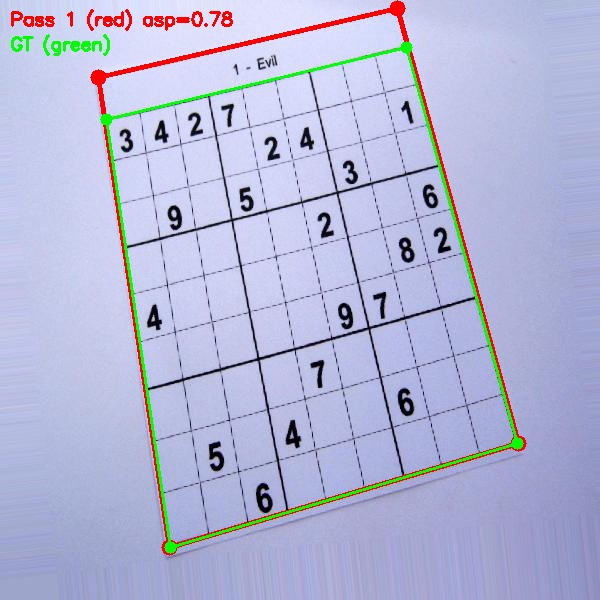
#> input picture evil_pass1_overlay.jpg, 600 x 600 px, given as the content of the folder ../../Examples/aug, which was not available
$ jupyter execute --allow-errors 04_complete_pipeline.ipynb   (text cells are left out)
#> lines starting #> are read from the running program, lines starting #| are printed output that depends on the picture; pictures that were not available may be replaced by others from this repository, and a replacement may not be noted
#> further down, img is the input picture: shape (600, 600, 3); mean B, G, R 214.2, 182.2, 178.9
[cell 1]
import numpy as np
import cv2
import matplotlib.pyplot as plt
from pathlib import Path
import time

# Import our from-scratch modules
import sys
sys.path.insert(0, str(Path('.').absolute()))

from utils.convolution import gaussian_blur, convolve2d_vectorized
from utils.edges import sobel_gradients, edge_magnitude
from utils.threshold import adaptive_threshold
from utils.contours import find_contours, approximate_polygon, contour_area
from utils.geometry import order_corners, is_valid_quadrilateral
from utils.homography import compute_homography, warp_perspective_vectorized

print("All modules loaded successfully!")

[cell 2]
def detect_sudoku(
    image: np.ndarray,
    output_size: int = 450,
    blur_sigma: float = 1.5,
    threshold_block_size: int = 11,
    threshold_c: float = 2.0,
    contour_epsilon_ratio: float = 0.02,
    min_area_ratio: float = 0.05,
    max_area_ratio: float = 0.95,
    debug: bool = False
) -> tuple:
    """
    Detect and extract a Sudoku grid from an image.

    This function implements the complete pipeline using only numpy
    and our from-scratch algorithms.

    Args:
        image: Input image (BGR or grayscale)
        output_size: Size of output square image
        blur_sigma: Gaussian blur sigma for noise reduction
        threshold_block_size: Block size for adaptive thresholding
        threshold_c: Constant subtracted from mean in thresholding
        contour_epsilon_ratio: Ratio for polygon approximation
        min_area_ratio: Minimum area ratio for valid quadrilateral
        max_area_ratio: Maximum area ratio for valid quadrilateral
        debug: If True, return intermediate results

    Returns:
        If debug=False: (extracted_sudoku, corners) or (None, None) if not found
        If debug=True: dict with all intermediate results
    """
#> called with output_size = 450, blur_sigma = 1.5, threshold_block_size = 11, threshold_c = 2, contour_epsilon_ratio = 0.02, min_area_ratio = 0.05, max_area_ratio = 0.95, debug = True
    debug_info = {} if debug else None

    # Step 1: Convert to grayscale if needed
    if len(image.shape) == 3:
        # Using cv2 only for color conversion (as per our constraints)
        gray = cv2.cvtColor(image, cv2.COLOR_BGR2GRAY)
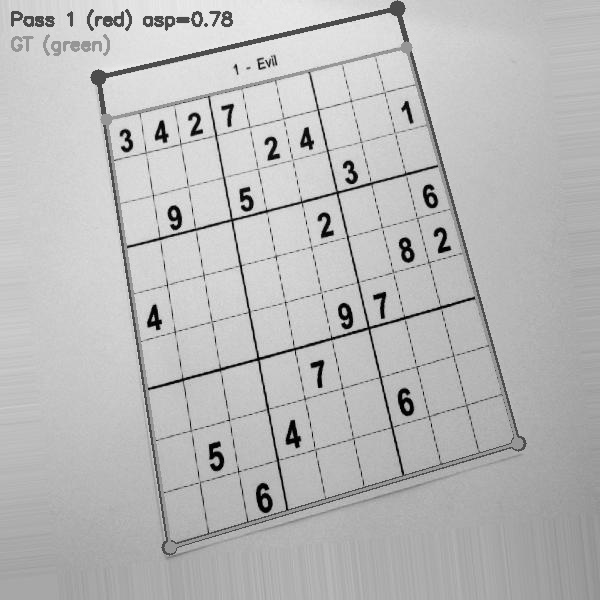
#> gray: shape (600, 600); min 0, max 243, mean 184.9
    else:
        gray = image.copy()

    if debug:
        debug_info['gray'] = gray

    # Step 2: Gaussian blur for noise reduction
    blurred = gaussian_blur(gray, sigma=blur_sigma)

    if debug:
        debug_info['blurred'] = blurred

    # Step 3: Compute edge magnitude using Sobel
    gx, gy = sobel_gradients(blurred)
    edges = edge_magnitude(gx, gy)

    if debug:
        debug_info['edges'] = edges

    # Step 4: Adaptive thresholding
    # We threshold the original blurred image, not edges
    binary = adaptive_threshold(
        blurred,
        block_size=threshold_block_size,
        c=threshold_c
    )

    if debug:
        debug_info['binary'] = binary

    # Step 5: Find contours
    contours = find_contours(binary)

    if debug:
        debug_info['contours'] = contours
        debug_info['num_contours'] = len(contours)

    if len(contours) == 0:
        if debug:
            debug_info['error'] = 'No contours found'
            return debug_info
        return None, None

    # Step 6: Find the largest valid quadrilateral
    image_area = gray.shape[0] * gray.shape[1]
    best_quad = None
    best_area = 0

    for contour in contours:
        # Approximate contour to polygon
        perimeter = np.sum(np.sqrt(np.sum(np.diff(contour, axis=0, append=contour[:1])**2, axis=1)))
        epsilon = contour_epsilon_ratio * perimeter
        approx = approximate_polygon(contour, epsilon)

        # Check if it's a quadrilateral
        if len(approx) == 4:
            # Validate the quadrilateral
            if is_valid_quadrilateral(
                approx,
                min_area_ratio=min_area_ratio,
                max_area_ratio=max_area_ratio,
                image_area=image_area
            ):
                area = contour_area(approx)
                if area > best_area:
                    best_area = area
                    best_quad = approx

    if best_quad is None:
        if debug:
            debug_info['error'] = 'No valid quadrilateral found'
            return debug_info
        return None, None

    if debug:
        debug_info['quadrilateral'] = best_quad

    # Step 7: Order corners [TL, TR, BR, BL]
    ordered_corners = order_corners(best_quad)

    if debug:
        debug_info['ordered_corners'] = ordered_corners

    # Step 8: Compute homography
    # Destination points: square grid
    dst_pts = np.array([
        [0, 0],
        [output_size - 1, 0],
        [output_size - 1, output_size - 1],
        [0, output_size - 1]
    ], dtype=np.float32)

    H = compute_homography(ordered_corners, dst_pts)

    if debug:
        debug_info['homography'] = H

    # Step 9: Warp perspective
    warped = warp_perspective_vectorized(
        gray,
        H,
        output_size=(output_size, output_size)
    )

    if debug:
        debug_info['warped'] = warped
        return debug_info

    return warped, ordered_corners

print("detect_sudoku() function defined!")

[cell 3]
# Load a test image
examples_dir = Path('../../Examples/aug')
test_images = list(examples_dir.glob('*.jpg')) + list(examples_dir.glob('*.png'))

#> (the rest of this cell did not finish here and is left out)

[cell 4]
def convolve2d_slow(image, kernel):
    """
    Naive loop-based convolution (slow).
    """
    h, w = image.shape
    kh, kw = kernel.shape
    pad_h, pad_w = kh // 2, kw // 2

    # Pad image
    padded = np.pad(image, ((pad_h, pad_h), (pad_w, pad_w)), mode='constant')
    output = np.zeros_like(image, dtype=np.float64)

    # Triple nested loop - O(h * w * kh * kw)
    for i in range(h):
        for j in range(w):
            for ki in range(kh):
                for kj in range(kw):
                    output[i, j] += padded[i + ki, j + kj] * kernel[ki, kj]

    return output


def convolve2d_vectorized(image, kernel):
    """
    Vectorized convolution using stride tricks.
    """
    h, w = image.shape
    kh, kw = kernel.shape
    pad_h, pad_w = kh // 2, kw // 2

    padded = np.pad(image, ((pad_h, pad_h), (pad_w, pad_w)), mode='constant')

    # Create sliding window view - no data copy!
    shape = (h, w, kh, kw)
    strides = padded.strides + padded.strides
    windows = np.lib.stride_tricks.as_strided(padded, shape=shape, strides=strides)

    # Vectorized multiply-sum: (h, w, kh, kw) * (kh, kw) -> sum over last 2 dims
    output = np.einsum('ijkl,kl->ij', windows, kernel)

    return output

# Benchmark
test_img = np.random.rand(100, 100).astype(np.float64)
kernel = np.ones((3, 3)) / 9

# Time slow version
start = time.time()
result_slow = convolve2d_slow(test_img, kernel)
time_slow = time.time() - start

# Time vectorized version
start = time.time()
result_fast = convolve2d_vectorized(test_img, kernel)
time_fast = time.time() - start

print(f"Loop-based:  {time_slow:.4f}s")
print(f"Vectorized:  {time_fast:.4f}s")
print(f"Speedup:     {time_slow / time_fast:.1f}x")
print(f"Results match: {np.allclose(result_slow, result_fast)}")

[cell 5]
# Demonstrate stride tricks for sliding windows
arr = np.arange(10)
print(f"Original array: {arr}")
print(f"Shape: {arr.shape}, Strides: {arr.strides}")

# Create overlapping windows of size 3
window_size = 3
num_windows = len(arr) - window_size + 1

# New shape: (num_windows, window_size)
# New strides: (original_stride, original_stride)
windows = np.lib.stride_tricks.as_strided(
    arr,
    shape=(num_windows, window_size),
    strides=(arr.strides[0], arr.strides[0])
)

print(f"\nSliding windows (no copy!):")
print(windows)
print(f"\nThis is a VIEW - shares memory with original: {np.shares_memory(arr, windows)}")

[cell 6]
def compute_integral_image(image):
    """
    Compute integral image using cumsum.
    O(n) where n = number of pixels
    """
    return np.cumsum(np.cumsum(image.astype(np.float64), axis=0), axis=1)


def sum_rectangle_naive(image, x1, y1, x2, y2):
    """Naive O(w*h) rectangle sum."""
    return np.sum(image[y1:y2+1, x1:x2+1])


def sum_rectangle_integral(integral, x1, y1, x2, y2):
    """O(1) rectangle sum using integral image."""
    # D - B - C + A
    D = integral[y2, x2]
    B = integral[y1-1, x2] if y1 > 0 else 0
    C = integral[y2, x1-1] if x1 > 0 else 0
    A = integral[y1-1, x1-1] if (y1 > 0 and x1 > 0) else 0
    return D - B - C + A


# Demonstrate
test = np.random.randint(0, 10, (10, 10))
integral = compute_integral_image(test)

print("Test image:")
print(test)
print(f"\nSum of rectangle (2,2) to (5,5):")
print(f"Naive method:    {sum_rectangle_naive(test, 2, 2, 5, 5)}")
print(f"Integral method: {sum_rectangle_integral(integral, 2, 2, 5, 5)}")

[cell 7]
# Memory comparison
import sys

img_uint8 = np.random.randint(0, 256, (1000, 1000), dtype=np.uint8)
img_float64 = img_uint8.astype(np.float64)

print(f"uint8 image:   {img_uint8.nbytes / 1024 / 1024:.2f} MB")
print(f"float64 image: {img_float64.nbytes / 1024 / 1024:.2f} MB")
print(f"\nfloat64 uses {img_float64.nbytes / img_uint8.nbytes}x more memory!")

# Demonstration of in-place vs new array
a = np.random.rand(1000, 1000)
b = np.random.rand(1000, 1000)

# This creates a new array
c = a + b  # New allocation

# This modifies in place
a += b  # No new allocation

print(f"\na += b modifies a in place: {np.shares_memory(a, a)}")

[cell 8]
# Why normalization matters for homography
# [37 lines left out: function compute_homography_normalized, not called in this run]

# Compare condition numbers
src = np.array([[10, 20], [1000, 25], [995, 1100], [15, 1050]], dtype=np.float64)
dst = np.array([[0, 0], [100, 0], [100, 100], [0, 100]], dtype=np.float64)

# Build A matrix without normalization
def build_A_matrix(src_pts, dst_pts):
    A = np.zeros((8, 9), dtype=np.float64)
    for i in range(4):
        x, y = src_pts[i]
        xp, yp = dst_pts[i]
        A[2*i] = [-x, -y, -1, 0, 0, 0, xp*x, xp*y, xp]
        A[2*i + 1] = [0, 0, 0, -x, -y, -1, yp*x, yp*y, yp]
#> `img = cv2.resize(img, (640, 480))`:
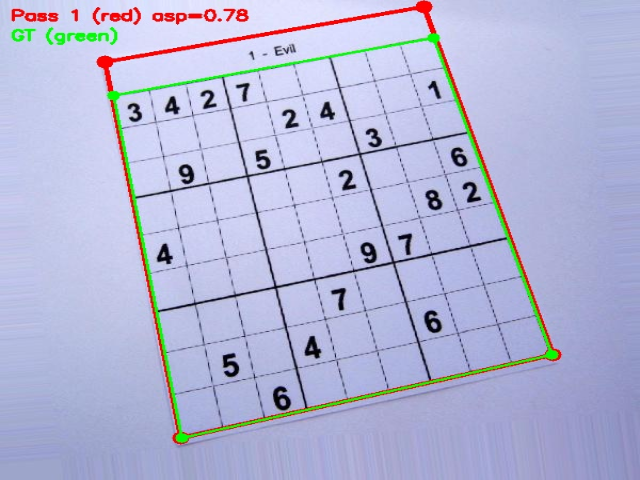
#> img: shape (480, 640, 3); mean B, G, R 214.1, 182.1, 178.9
    return A

A_unnorm = build_A_matrix(src, dst)
cond_unnorm = np.linalg.cond(A_unnorm)

print(f"Condition number (unnormalized): {cond_unnorm:.2e}")
print("\nLarge condition numbers indicate numerical instability.")
print("Normalization typically reduces this by 2-3 orders of magnitude.")

[cell 9]
# [57 lines left out: function detect_sudoku_opencv, not called in this run]

print("OpenCV detection function defined.")

#> (a cell that did not finish here is left out)

#> call 2 of detect_sudoku, with output_size = 450, blur_sigma = 1.5, threshold_block_size = 11, threshold_c = 2, contour_epsilon_ratio = 0.02, min_area_ratio = 0.05, max_area_ratio = 0.95, debug = False
#> in detect_sudoku (call 2), `gray = cv2.cvtColor(image, cv2.COLOR_BGR2GRAY)`:
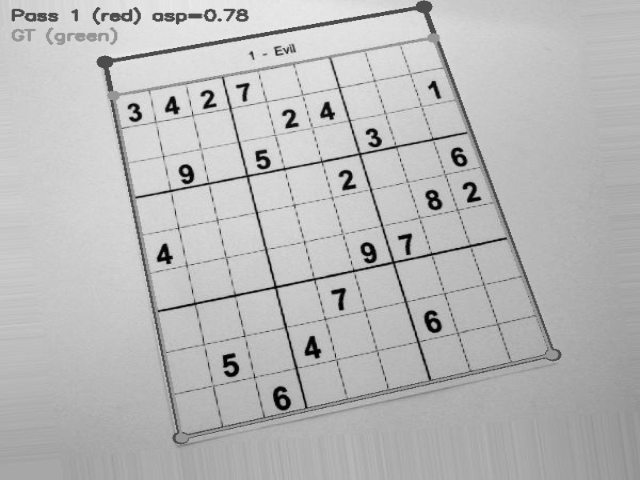
#> gray: shape (480, 640); min 1, max 235, mean 184.8
        _ = detect_sudoku_opencv(img)

        # Time our implementation
        n_runs = 3

        start = time.time()
        for _ in range(n_runs):
            result_ours, corners_ours = detect_sudoku(img)
        time_ours = (time.time() - start) / n_runs

        # Time OpenCV
        start = time.time()
        for _ in range(n_runs):
            result_cv, corners_cv = detect_sudoku_opencv(img)
        time_cv = (time.time() - start) / n_runs

        print(f"Performance Comparison (averaged over {n_runs} runs):")
        print(f"Our implementation: {time_ours*1000:.1f} ms")
        print(f"OpenCV:            {time_cv*1000:.1f} ms")
        print(f"Ratio:             {time_ours/time_cv:.1f}x slower")

        # Visual comparison
        if result_ours is not None and result_cv is not None:
            fig, axes = plt.subplots(1, 3, figsize=(15, 5))

            axes[0].imshow(cv2.cvtColor(img, cv2.COLOR_BGR2RGB))
            axes[0].set_title('Original')
            axes[0].axis('off')

            axes[1].imshow(result_ours, cmap='gray')
            axes[1].set_title(f'Our Implementation\n({time_ours*1000:.1f} ms)')
            axes[1].axis('off')

            axes[2].imshow(result_cv, cmap='gray')
            axes[2].set_title(f'OpenCV\n({time_cv*1000:.1f} ms)')
            axes[2].axis('off')

            plt.tight_layout()
            plt.show()

            # Quality comparison
            if result_ours.shape == result_cv.shape:
                diff = np.abs(result_ours.astype(float) - result_cv.astype(float))
                print(f"\nQuality Comparison:")
                print(f"Mean absolute difference: {diff.mean():.2f}")
                print(f"Max difference: {diff.max():.0f}")
        else:
            print("Detection failed for one or both methods.")
else:
    print("No test images available.")

[cell 11]
def evaluate_pipeline(image_paths, output_dir=None):
    """
    Evaluate the pipeline on multiple images.

    Returns:
        dict with success rate and timing statistics
    """
    results = {
        'total': len(image_paths),
        'success': 0,
        'failed': 0,
        'times': [],
        'failures': []
    }

    for path in image_paths:
        img = cv2.imread(str(path))
        if img is None:
            results['failed'] += 1
            results['failures'].append((path, 'Could not load image'))
            continue

        start = time.time()
        warped, corners = detect_sudoku(img)
